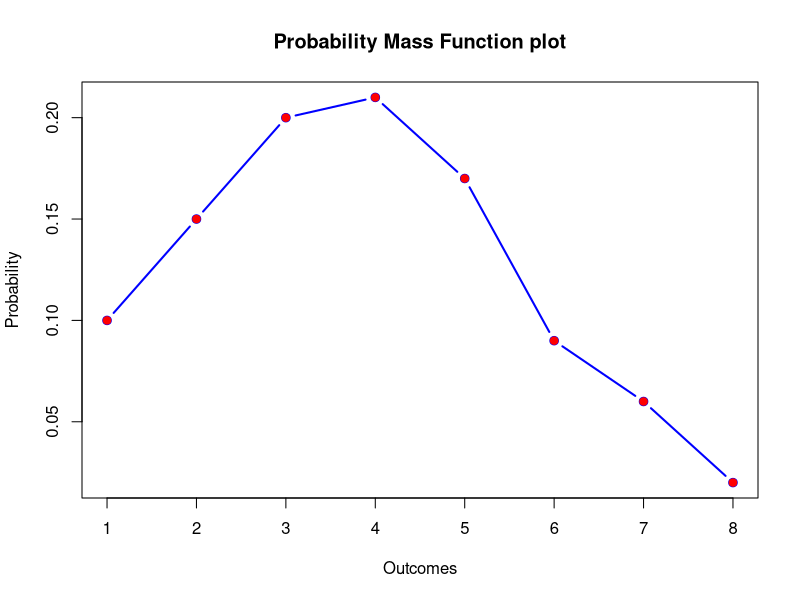
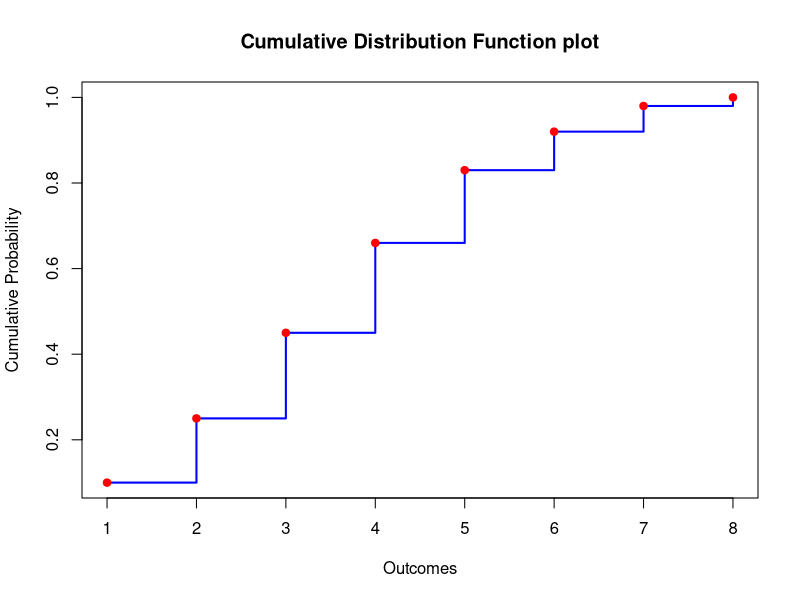

Source code (R) for these figures, in order:
# Draw the probability mass function and the cumulative 
# distribution of the following outcome probabilities:
#
#   Outcome  |  p
#   -------------
#       1    |  0.1
#       2    |  0.15
#       3    |  0.2
#       4    |  0.21
#       5    |  0.17
#       6    |  0.09
#       7    |  0.06
#       8    |  0.02

library(here)

# Define the outcomes and their probabilities
outcomes <- c(1, 2, 3, 4, 5, 6, 7, 8)
probabilities <- c(0.1, 0.15, 0.2, 0.21, 0.17, 0.09, 0.06, 0.02)

# Plot the Probability Mass Function
plot(outcomes, probabilities, type = "b", col = "blue", lwd = 2,
     main = "Probability Mass Function plot",
     xlab = "Outcomes", ylab = "Probability")
points(outcomes, probabilities, pch = 19, col = "red")

# Compute the Cumulative Distribution Function
cumulative_probabilities <- cumsum(probabilities)

# Plot the Cumulative Distribution Function
plot(outcomes, cumulative_probabilities, type = "s", col = "blue", lwd = 2,
     main = "Cumulative Distribution Function plot",
     xlab = "Outcomes", ylab = "Cumulative Probability")
points(outcomes, cumulative_probabilities, pch = 19, col = "red")
